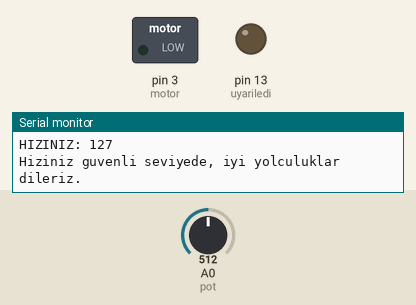
The sketch below on a simulated Arduino Uno, built with avr-gcc and run on an emulated ATmega328P. On the bench: switched loads named in the sketch (green lamp = pin HIGH), output pins drawn as LEDs (lit = HIGH), the last lines printed to the serial monitor. The test bench sets the inputs (shaded band); at power-on: A0 (pot) = 512.

Above: at 2.8 s.
2.9 s: A0 (pot) set to 709
5.6 s: A0 (pot) set to 737
At 6.6 s:
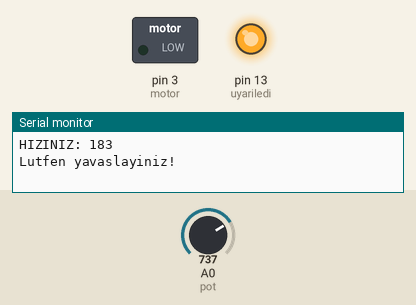
8.3 s: A0 (pot) set to 716
At 11.0 s:
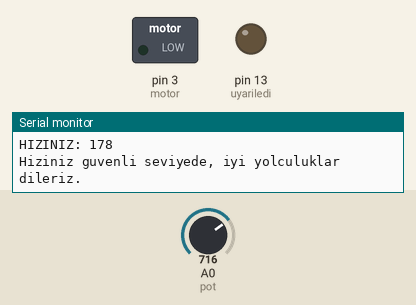
11.5 s: A0 (pot) set to 900
At 12.5 s:
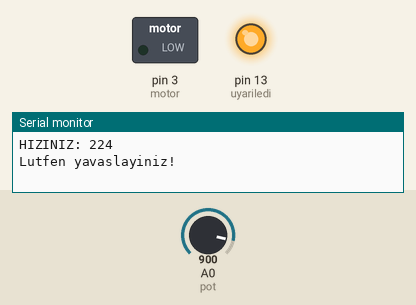
Timing chart, 0 to 14.5 s (numbered marks = the images above; inputs shaded):
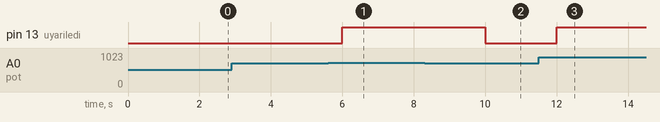

Measured:
- the behaviour switches between 726 and 727 on A0 (pot) (found by bisection; images 0 and 1)
- after the input at 5.6 s, pin 13 (uyariledi): LOW → HIGH after 0.40 s
- after the input at 8.3 s, pin 13 (uyariledi): HIGH → LOW after 1.7 s
- after the input at 11.5 s, pin 13 (uyariledi): LOW → HIGH after 0.51 s

The sketch:

hafta_1__dev_4.ino
```cpp
#define uyariledi 13
#define pot  A0
#define motor 3


void setup()
{
  Serial.begin(9600);
  pinMode(uyariledi, OUTPUT);
  pinMode(motor, OUTPUT);

}

void loop()
{
  int okunandeger= analogRead(pot);
  okunandeger= map(okunandeger,0,1023,0,255);

  if (okunandeger>180){
    digitalWrite(13, HIGH);
    Serial.print("HIZINIZ: ");
    Serial.println(okunandeger);
    Serial.println("Lutfen yavaslayiniz!");
    delay(2000);}

  else
  { digitalWrite(13, LOW);
    Serial.print("HIZINIZ: ");
    Serial.println(okunandeger);
    Serial.println("Hiziniz guvenli seviyede, iyi yolculuklar dileriz.");
    delay(2000);

  }


}
```
